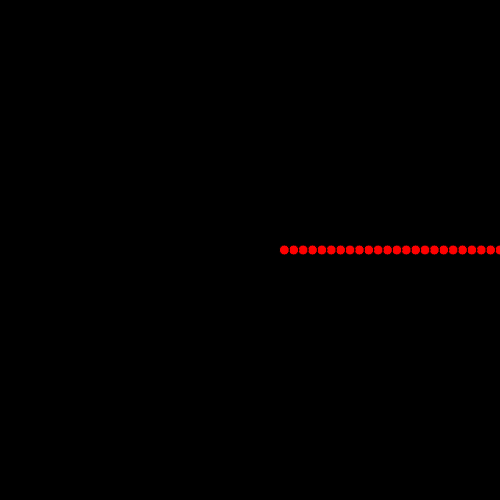
Frame 1 (no input)
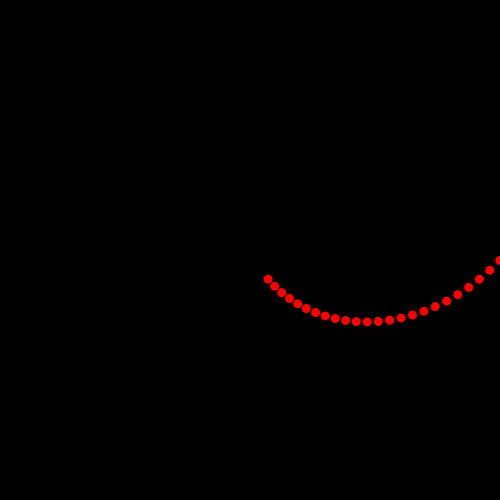
Frame 60 (no input)
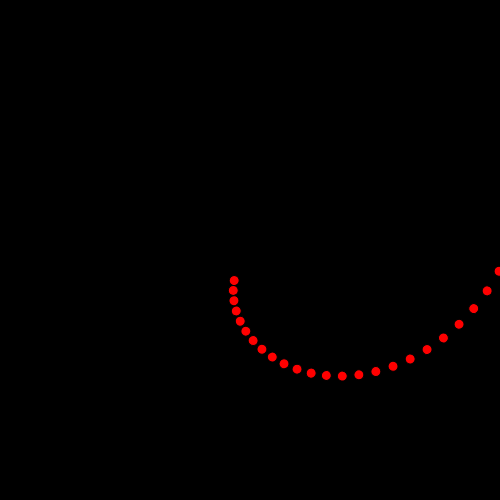
Frame 120 (the mouse pressed at the canvas centre since frame 60)

The p5.js sketch that drew these frames (run headless with seeded random() and noise() and a simulated clock; from frame 60 on, the mouse is pressed at the canvas centre):

// p5.js sketch
// ── sketch.js
function Disc(radius, mappingRange) {
	this.radians = 0;
	this.markerRadius = 10;

	this.show = function () {		
		push();
		rotate(this.radians);
		translate(radius/2, 0);						
		fill(255,0,0);		
		ellipse(0, 0, this.markerRadius, this.markerRadius);
		pop();
	}

	this.rotate = function(unit){
		this.radians = map(unit, mappingRange[0], mappingRange[1], 0, 2*Math.PI);
	}
}

var disc = [];
var minutes = 0;
const MINUTES_PER_YEAR = 365*24*60;

function setup() {
	createCanvas(500,500);

	for (var iDisk=0; iDisk<24; iDisk++){
		radius = map(iDisk, 24, 0, 50, width);
		disc.push(new Disc(radius, [0, MINUTES_PER_YEAR/(iDisk+1)]));
	}
}

function draw() {
	background(0);
  	translate(width/2, height/2);
	disc.forEach(function(aDisc){aDisc.rotate(minutes);});
  	disc.forEach(function(aDisc){aDisc.show();});

  	minutes += 60;
}
